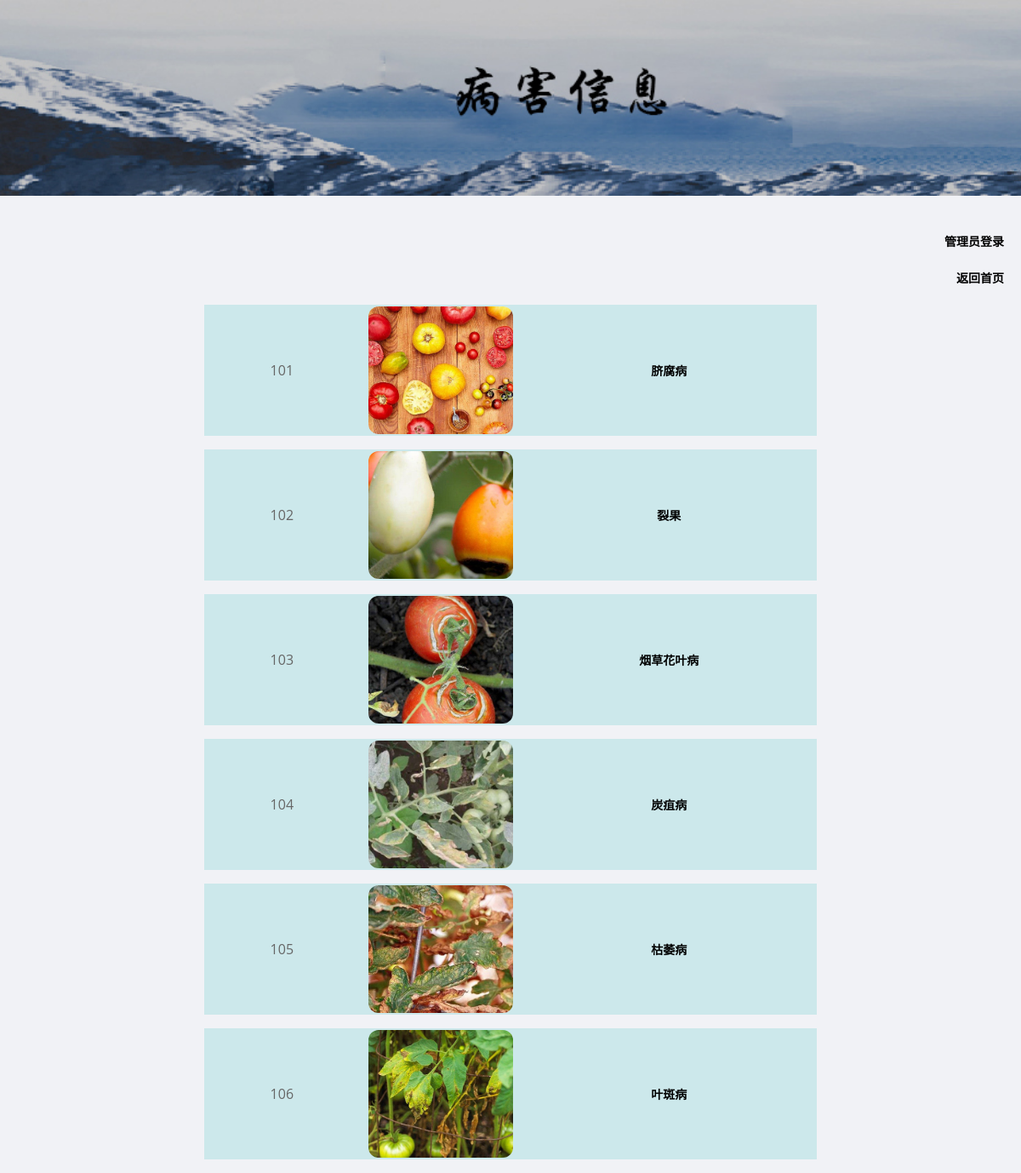
The app's page /binghai/shouye.php with its own data.
### tables this page shows
CREATE TABLE `binghai`  (
  `id` int(11) NOT NULL AUTO_INCREMENT,
  `bid` text NULL,
  `bname` varchar(255) NOT NULL,
  `bimage` varchar(255) NOT NULL,
  `shijian` datetime NOT NULL,
  `zhengzhuang` varchar(1000) NOT NULL,
  `fangzhi` varchar(1000) NOT NULL,
  PRIMARY KEY (`id`) USING BTREE
);

### binghai/shouye.php (the view, shortened to what this page needs)
<link rel="stylesheet" type="text/css" href="css/login.css">
<link rel="stylesheet" type="text/css" href="css/index.css">
<center>
	<div class="bgimg" >
	</div>
	<br>
	<div class="h1" align="right"><h1><a href="login.php">管理员登录</a></h1><h5 style="margin-left:1000px"><a href="../index.php">返回首页</a></h5></div>
	<body >
		<?php
$conn=mysqli_connect("localhost","root","root","messageboard") or die("链接失败！");
		mysqli_query($conn,"set names utf8");
		 $sql="select *from binghai";
		 $result=mysqli_query($conn,$sql);
		 while($row=mysqli_fetch_array($result)){
?>
	<form method="post">
		<table width="90%">
			<tr>
				<td width="10%" align="center"><?php echo $row["bid"];?></td>
				<td width="20%" height="" align="center"><img src="<?php echo $row["bimage"];?>"></td>
			<td width="25%" align="center" ><h1><a href="main.php?id=<?php echo $row["id"];?>" target="_blank" >
<?php
echo $row["bname"];
?>
</a></h1></td>
			</tr>
		</table>
	</form>
	</body>
	</html>
<?php
}?>
</center>

### binghai/css/login.css (style rules this page uses)
body { width: 100%; height: 100%; font-family: 'Open Sans',sans-serif; margin: 0; background-color: #CCE8EB; }
h1 { font-size: 2em; margin: 0.67em 0; }
form { background-color: #CCE8EB; width: 60%; }
table { border-collapse: collapse; margin: 0 auto; text-align: center; border: 2px; }
table td, table th { border: 1px solid #CCE8EB; color: #666; height: 30px; }
table tr:nth-child(odd) { background: #CCE8EB; }

### binghai/css/index.css (style rules this page uses)
body { background-color: #F1F2F6; margin: 0 auto; padding:0; }
a { font-size: 14px; text-decoration: none; color: #000000; }
.h1 { margin-right: 20px; }
.bgimg { height:230px; width: 100%; background-image:url(../image/head.jpg); background-repeat:no-repeat; background-size:cover; }

### binghai/shouye.php (style rules this page uses)
a:link { color:#000000; text-decoration:none; }
img { height:150px; width: 170px; object-fit:cover; border-radius: 12px; }
body { height: 100%; border: 0; overflow: auto; }

### records on screen
binghai: bid "101", bimage (picture), bname "脐腐病"
binghai: bid "102", bimage (picture), bname "裂果"
binghai: bid "103", bimage (picture), bname "烟草花叶病"
binghai: bid "104", bimage (picture), bname "炭疽病"
binghai: bid "105", bimage (picture), bname "枯萎病"
binghai: bid "106", bimage (picture), bname "叶斑病"
